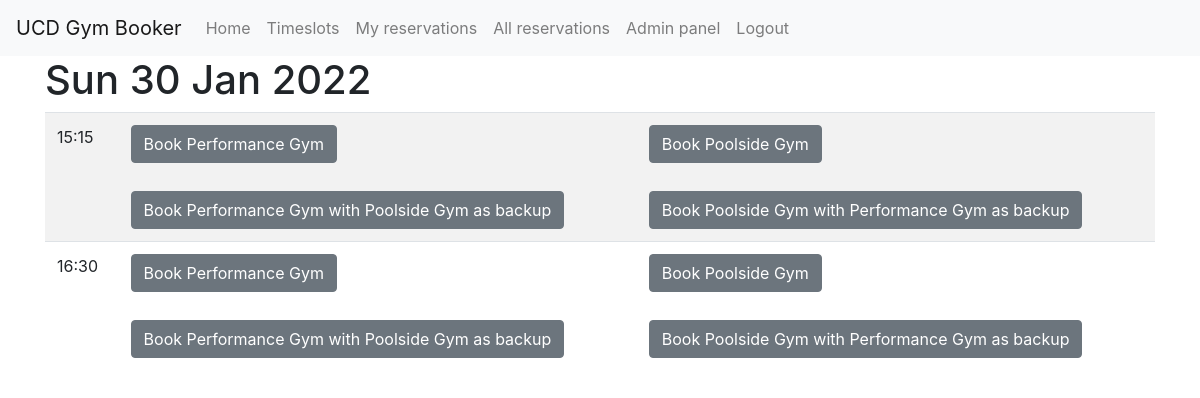
/timeslots (signed in), run on the app's committed database.
### ucdgymbooker/models.py (models this page shows, shortened)
class Timeslot(db.Model):
    __tablename__ = 'timeslot'
    id = db.Column(db.Integer, primary_key=True)
    time = db.Column(db.DateTime, nullable=False)
    reservations = db.relationship('Reservation', backref='timeslot', cascade="all, delete, delete-orphan", lazy=True)
    gym = db.Column(db.String(80), nullable=False)

### ucdgymbooker/routes.py (the view)
@app.route('/timeslots')
@login_required
def timeslots():
    data = Timeslot.query.filter(Timeslot.time >= timezone_converter.add_time(timezone_converter.get_current_utc_timestamp(), -3, 0))
    info = {"dates":[]}
    for elem in data:
        time = timezone_converter.utc_to_ie(elem.time)
        gym = elem.gym
        id = elem.id
        date_string = timezone_converter.get_date_string(time)
        time_string = timezone_converter.get_time_string(time)
        if not date_string in info:
            info["dates"].append(date_string)
            info[date_string] = {}
            info[date_string]["hours"] = []
        if not time_string in info[date_string]:
            info[date_string][time_string] = []
            info[date_string]["hours"].append(time_string)
        info_list = [id, gym]
        print(gym)
        if gym == "Poolside Gym":
            info[date_string][time_string].append(info_list)
        else:
            info[date_string][time_string].insert(0, info_list)
    return render_template("timeslots.html", data=info)

### ucdgymbooker/helpers/timezone_converter.py (called while the page is built)
def get_current_utc_timestamp():
    return datetime.now().astimezone(tz_utc)

def utc_to_ie(time):
    return time.astimezone(tz_ie)

def get_date_string(time):
    return time.strftime("%a %d %b %Y")

def get_time_string(time):
    return time.strftime("%H:%M")

def add_time(time, hours, minutes):
    return time + timedelta(hours=hours, minutes=minutes)

### ucdgymbooker/routes.py (called while the page is built)
@login_manager.user_loader
def load_user(user_id):
    return User.query.get(int(user_id))

### ucdgymbooker/templates/timeslots.html (shortened to what this page needs)
{% extends 'base.html' %}
{% block body %}
{% for date in data["dates"] %}
<h1>{{date}}</h1>
<table class="table table-striped">
    <tbody>
        {% for hour in data[date]["hours"] %}
            {% if data[date][hour]|length == 2 %}
                <tr>
                    <td>{{hour}}</td>
                    <td>
                        <form action = "{{ url_for('reserve', reservation_id_1 = data[date][hour][0][0], reservation_id_2 = 0)}}" method="POST">
                            <input type="submit" class="btn btn-secondary mb-1" value="Book {{data[date][hour][0][1]}}"></input>
                        </form>
                    <br>
                        <form action = "{{ url_for('reserve', reservation_id_1 = data[date][hour][0][0], reservation_id_2 = data[date][hour][1][0])}}" method="POST">
                            <input type="submit" class="btn btn-secondary" value="Book {{data[date][hour][0][1]}} with {{data[date][hour][1][1]}} as backup" ></input>
                        </form>
                    </td>
                    <td>
                        <form action = "{{ url_for('reserve', reservation_id_1 = data[date][hour][1][0], reservation_id_2 = 0)}}" method="POST">
                            <input type="submit" class="btn btn-secondary mb-1" value="Book {{data[date][hour][1][1]}}"></input>
                        </form>
                    <br>
                        <form action = "{{ url_for('reserve', reservation_id_1 = data[date][hour][1][0], reservation_id_2 = data[date][hour][0][0])}}" method="POST">
                            <input type="submit" class="btn btn-secondary" value="Book {{data[date][hour][1][1]}} with {{data[date][hour][0][1]}} as backup" ></input>
                        </form>
                    </td>
                </tr>
            {% endif %}
        {% endfor %}
    </tbody>
</table>
{% endfor %}
{% endblock %}

### ucdgymbooker/templates/base.html (shortened to what this page needs)
<!DOCTYPE html>
<html lang="en">
<head>
    <link rel="stylesheet" href="{{ url_for('static', filename='bootstrap/css/bootstrap.css') }}">
    <link rel="stylesheet" href="{{ url_for('static', filename='bootstrap/css/bootstrap-grid.css') }}">
    <link rel="stylesheet" href="{{ url_for('static', filename='bootstrap/css/bootstrap-reboot.css') }}">
</head>
<body>
<nav class="navbar navbar-expand-lg navbar-light bg-light">
  <a class="navbar-brand" href="{{ url_for('index') }}">UCD Gym Booker</a>
  <div class="collapse navbar-collapse" id="navbarSupportedContent">
    <ul class="navbar-nav mr-auto">
      <li class="nav-item">
        <a class="nav-link" href="{{ url_for('index') }}">Home <span class="sr-only">(current)</span></a>
      </li>
{% if current_user.is_authenticated %}
      <li class="nav-item">
        <a class="nav-link" href="{{ url_for('timeslots') }}">Timeslots <span class="sr-only">(current)</span></a>
      </li>
      <li class="nav-item">
        <a class="nav-link" href="{{ url_for('reservations') }}">My reservations <span class="sr-only">(current)</span></a>
      </li>
{% endif %}
{% if current_user.is_admin %}
      <li class="nav-item">
        <a class="nav-link" href="{{ url_for('database') }}">All reservations <span class="sr-only">(current)</span></a>
      </li>
      <li class="nav-item">
        <a class="nav-link" href="{{ url_for('admin_panel') }}">Admin panel <span class="sr-only">(current)</span></a>
      </li>
{% endif %}
{% if current_user.is_authenticated %}
      <li class="nav-item">
        <a class="nav-link" href="{{ url_for('logout') }}">Logout <span class="sr-only">(current)</span></a>
      </li>
{% endif %}
    </ul>
  </div>
</nav>
<div class="container">
{% block body %}
{% endblock %}
</div>
</body>
</html>

### data on the page
Timeslot: gym "Book Performance Gym", gym.gym "Book Performance Gym with Poolside Gym as backup"
Timeslot: gym "Book Poolside Gym", gym.gym "Book Poolside Gym with Performance Gym as backup"
Timeslot: gym "Book Performance Gym", gym.gym "Book Performance Gym with Poolside Gym as backup"
Timeslot: gym "Book Poolside Gym", gym.gym "Book Poolside Gym with Performance Gym as backup"

### other printed values
{{ date }} "Sun 30 Jan 2022"
{{ hour }} "15:15" "16:30"
